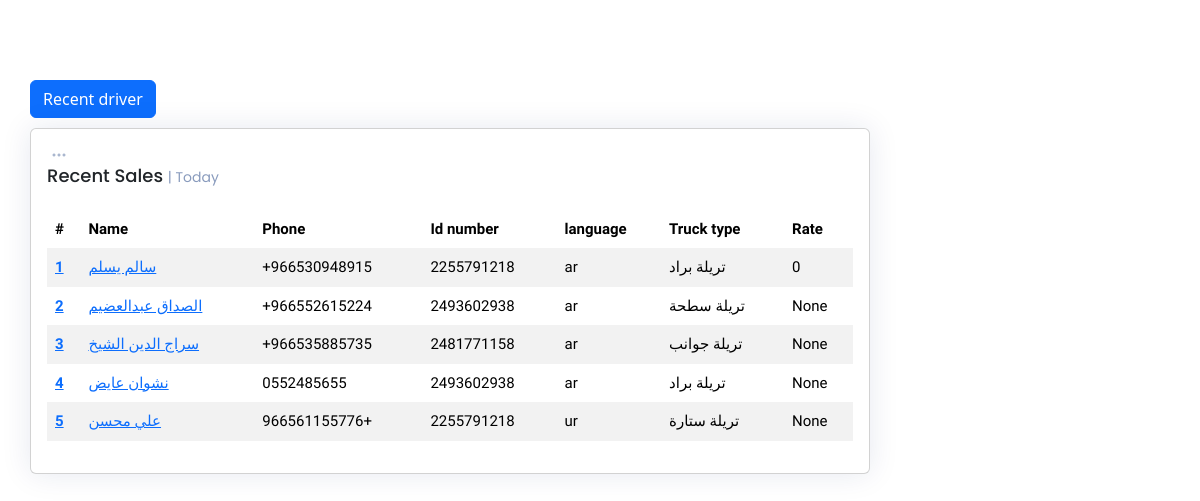
/driver/, run on the app's committed database.
### drivers/models.py (models this page shows, shortened)
class Driver(models.Model):
    name = models.CharField(_("Driver Name"), max_length=120)
    phone = models.CharField(_("Driver Phone"), max_length=120)
    id_number = models.CharField(_("Driver Id Number"), max_length=10, null=True, blank=True)
    language = models.CharField(_("Driver Language"),  max_length=120, choices=LANGUAHE, null=True, blank=True)
    truck_type =models.CharField(_("Truck Type"), max_length=120, choices=TRUCK_TYPE, null=True, blank=True)
    rate = models.IntegerField(_("Rate"), null=True, blank=True)
    image_id = models.ImageField(_("Driver Image"), null=True, blank=True, upload_to='driver_image', default='driver_image/id_defult.png')

### drivers/views.py (the view)
# urls.py: path('', DriverList.as_view(), name='driver_list'),
class DriverList(ListView):
    model = Driver

### templates/drivers/driver_list.html (shortened to what this page needs)
{% extends 'base.html' %}
{% load static %}
{% load i18n %}
{% block body %}
<main id="main" class="main">
    <div class="pagetitle">
        <a href="{% url 'driver_create' %}"><button type="button" class="btn btn-primary">{% translate "Recent driver" %}</button></a>
      </div>
    <section class="section dashboard">
        <div class="row">
            <div class="col-lg-12">
                <div class="row">
                    <div class="col-12">
                        <div class="card recent-sales overflow-auto">
                            <div class="filter">
                                <a class="icon" href="#" data-bs-toggle="dropdown"><i class="bi bi-three-dots"></i></a>
                            </div>
                            <div class="card-body">
                                <h5 class="card-title">Recent Sales <span>| Today</span></h5>
                                <table class="table table-borderless datatable table-striped table-hover">
                                    <thead>
                                        <tr>
                                            <th scope="col">#</th>
                                            <th scope="col">Name</th>
                                            <th scope="col">Phone</th>
                                            <th scope="col">Id number</th>
                                            <th scope="col">language</th>
                                            <th scope="col">Truck type</th>
                                            <th scope="col">Rate</th>
                                        </tr>
                                    </thead>
                                    <tbody>
                                        {% for driver in driver_list %}
                                        <tr>
                                            <th scope="row"><a href="#">{{ driver.id }}</a></th>
                                            <td><a href="#">{{ driver.name }}</a></td>
                                            <td>{{ driver.phone}}</td>
                                            <td>{{ driver.id_number }}</td>
                                            <td>{{ driver.language }} </td>
                                            <td>{{ driver.truck_type }}</td>
                                            <td>{{ driver.rate}}</td>
                                        </tr>
                                        {% endfor %}
                                    </tbody>
                                </table>
                            </div>
                        </div>
                    </div>
                </div>
            </div>
        </div>
    </section>
</main>
{% endblock %}

### static/style.css (style rules this page uses)
:root { scroll-behavior: smooth; }
body { font-family: "Open Sans", sans-serif; background: #f6f9ff; color: #444444; }
a { color: #4154f1; text-decoration: none; }
h1, h2, h3, h4, h5, h6 { font-family: "Nunito", sans-serif; }
#main { margin-top: 60px; padding: 20px 30px; transition: all 0.3s; }
.pagetitle { margin-bottom: 10px; }
.card { margin-bottom: 30px; border: none; border-radius: 5px; box-shadow: 0px 0 30px rgba(1, 41, 112, 0.1); }
.card-title { padding: 20px 0 15px 0; font-size: 18px; font-weight: 500; color: #012970; font-family: "Poppins", sans-serif; }
.card-title span { color: #899bbd; font-size: 14px; font-weight: 400; }
.card-body { padding: 0 20px 20px 20px; }
@media (min-width: 1200px) { #main, #footer { margin-right: 300px; } }
.dashboard .filter { position: absolute; left: 0px; top: 15px; }
.dashboard .filter .icon { color: #aab7cf; padding-left: 20px; padding-bottom: 5px; transition: 0.3s; font-size: 16px; }
.dashboard .recent-sales { font-size: 15px; font-family: "Tajawal", sans-serif; }
.dashboard .recent-sales .table thead { background: #f6f6fe; }
.dashboard .recent-sales .table thead th { border: 0; }

### data on the page
Driver: id "1", name "سالم يسلم", phone "+966530948915", id_number "2255791218", language "ar", truck_type "تريلة براد", rate "0"
Driver: id "2", name "الصداق عبدالعضيم", phone "+966552615224", id_number "2493602938", language "ar", truck_type "تريلة سطحة", rate "None"
Driver: id "3", name "سراج الدين الشيخ", phone "+966535885735", id_number "2481771158", language "ar", truck_type "تريلة جوانب", rate "None"
Driver: id "4", name "نشوان عايض", phone "0552485655", id_number "2493602938", language "ar", truck_type "تريلة براد", rate "None"
Driver: id "5", name "علي محسن", phone "966561155776+", id_number "2255791218", language "ur", truck_type "تريلة ستارة", rate "None"
